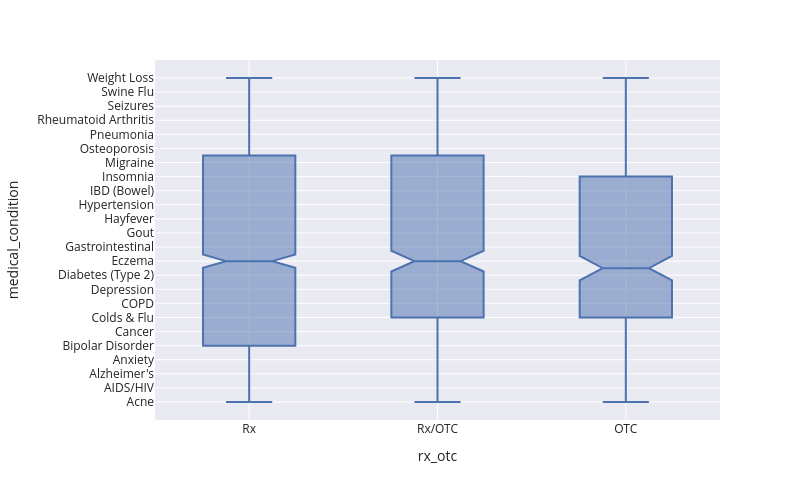

This figure's notebook cell:
### Markdown cell above
Comparing rx_oct and medical_condition

### Code cell
import plotly.express as ex
ex.box(x = 'rx_otc', y = 'medical_condition',data_frame = data, template='seaborn', notched=True, width=800, height=500)

### Figure 1 — Plotly figure (JSON) as saved in the notebook; plotly's stock layout.template omitted (floating-point values rounded to 4 significant figures; data arrays with more than 128 entries replaced by an {"elided": "..."} marker saying what was removed)
{"data": [{"alignmentgroup": "True", "hovertemplate": "rx_otc=%{x}<br>medical_condition=%{y}<extra></extra>", "legendgroup": "", "marker": {"color": "rgb(76,114,176)"}, "name": "", "notched": true, "offsetgroup": "", "orientation": "v", "showlegend": false, "type": "box", "x": {"elided": "2931 str values"}, "x0": " ", "xaxis": "x", "y": {"elided": "2931 str values"}, "y0": " ", "yaxis": "y"}], "layout": {"boxmode": "group", "height": 500, "legend": {"tracegroupgap": 0}, "margin": {"t": 60}, "width": 800, "xaxis": {"anchor": "y", "domain": [0, 1], "title": {"text": "rx_otc"}}, "yaxis": {"anchor": "x", "domain": [0, 1], "title": {"text": "medical_condition"}}}}
